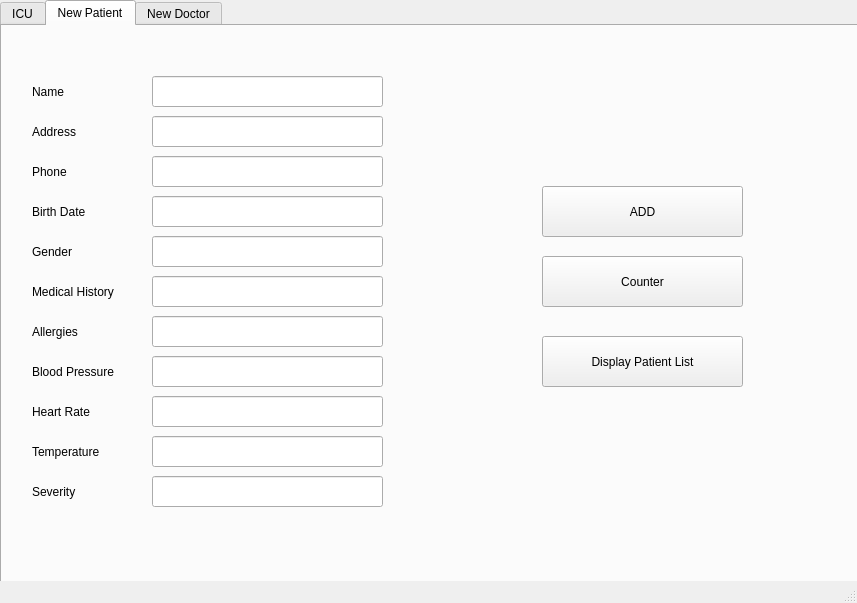
<?xml version="1.0" encoding="UTF-8"?>
<ui version="4.0">
 <class>MainWindow</class>
 <widget class="QMainWindow" name="MainWindow">
  <property name="geometry">
   <rect>
    <x>0</x>
    <y>0</y>
    <width>857</width>
    <height>603</height>
   </rect>
  </property>
  <property name="windowTitle">
   <string>MainWindow</string>
  </property>
  <widget class="QWidget" name="centralwidget">
   <widget class="QTabWidget" name="tabWidget">
    <property name="geometry">
     <rect>
      <x>0</x>
      <y>0</y>
      <width>861</width>
      <height>591</height>
     </rect>
    </property>
    <property name="currentIndex">
     <number>1</number>
    </property>
    <widget class="QWidget" name="tab_3">
     <attribute name="title">
      <string>ICU</string>
     </attribute>
     <widget class="QLabel" name="label_33">
      <property name="geometry">
       <rect>
        <x>30</x>
        <y>120</y>
        <width>131</width>
        <height>31</height>
       </rect>
      </property>
      <property name="text">
       <string>Code</string>
      </property>
     </widget>
     <widget class="QLabel" name="label_34">
      <property name="geometry">
       <rect>
        <x>30</x>
        <y>80</y>
        <width>111</width>
        <height>31</height>
       </rect>
      </property>
      <property name="text">
       <string>Manager</string>
      </property>
     </widget>
     <widget class="QLineEdit" name="Iname_lineEdit">
      <property name="geometry">
       <rect>
        <x>150</x>
        <y>40</y>
        <width>231</width>
        <height>31</height>
       </rect>
      </property>
     </widget>
     <widget class="QLineEdit" name="IManager_lineEdit">
      <property name="geometry">
       <rect>
        <x>150</x>
        <y>80</y>
        <width>231</width>
        <height>31</height>
       </rect>
      </property>
     </widget>
     <widget class="QPushButton" name="Iadd_pushButton">
      <property name="geometry">
       <rect>
        <x>530</x>
        <y>180</y>
        <width>211</width>
        <height>51</height>
       </rect>
      </property>
      <property name="text">
       <string>ADD</string>
      </property>
     </widget>
     <widget class="QLabel" name="label_35">
      <property name="geometry">
       <rect>
        <x>30</x>
        <y>160</y>
        <width>131</width>
        <height>31</height>
       </rect>
      </property>
      <property name="text">
       <string>Capacity</string>
      </property>
     </widget>
     <widget class="QLabel" name="label_36">
      <property name="geometry">
       <rect>
        <x>30</x>
        <y>40</y>
        <width>121</width>
        <height>31</height>
       </rect>
      </property>
      <property name="text">
       <string>Name</string>
      </property>
     </widget>
     <widget class="QLineEdit" name="Icode_lineEdit">
      <property name="geometry">
       <rect>
        <x>150</x>
        <y>120</y>
        <width>231</width>
        <height>31</height>
       </rect>
      </property>
     </widget>
     <widget class="QLineEdit" name="Icapacity_lineEdit">
      <property name="geometry">
       <rect>
        <x>150</x>
        <y>160</y>
        <width>231</width>
        <height>31</height>
       </rect>
      </property>
     </widget>
     <widget class="QPushButton" name="Idisplay_pushButton">
      <property name="geometry">
       <rect>
        <x>530</x>
        <y>270</y>
        <width>211</width>
        <height>61</height>
       </rect>
      </property>
      <property name="text">
       <string>Display ICU List</string>
      </property>
     </widget>
     <widget class="QLineEdit" name="ass_lineEdit">
      <property name="geometry">
       <rect>
        <x>530</x>
        <y>34</y>
        <width>211</width>
        <height>31</height>
       </rect>
      </property>
     </widget>
     <widget class="QPushButton" name="ass_pushButton">
      <property name="geometry">
       <rect>
        <x>530</x>
        <y>70</y>
        <width>211</width>
        <height>51</height>
       </rect>
      </property>
      <property name="text">
       <string>Assign Patient</string>
      </property>
     </widget>
    </widget>
    <widget class="QWidget" name="tab">
     <attribute name="title">
      <string>New Patient</string>
     </attribute>
     <widget class="QLabel" name="label">
      <property name="geometry">
       <rect>
        <x>30</x>
        <y>50</y>
        <width>121</width>
        <height>31</height>
       </rect>
      </property>
      <property name="text">
       <string>Name</string>
      </property>
     </widget>
     <widget class="QLabel" name="label_2">
      <property name="geometry">
       <rect>
        <x>30</x>
        <y>90</y>
        <width>111</width>
        <height>31</height>
       </rect>
      </property>
      <property name="text">
       <string>Address</string>
      </property>
     </widget>
     <widget class="QLabel" name="label_3">
      <property name="geometry">
       <rect>
        <x>30</x>
        <y>130</y>
        <width>131</width>
        <height>31</height>
       </rect>
      </property>
      <property name="text">
       <string>Phone</string>
      </property>
     </widget>
     <widget class="QLabel" name="label_4">
      <property name="geometry">
       <rect>
        <x>30</x>
        <y>170</y>
        <width>131</width>
        <height>31</height>
       </rect>
      </property>
      <property name="text">
       <string>Birth Date</string>
      </property>
     </widget>
     <widget class="QLabel" name="label_5">
      <property name="geometry">
       <rect>
        <x>30</x>
        <y>210</y>
        <width>111</width>
        <height>31</height>
       </rect>
      </property>
      <property name="text">
       <string>Gender</string>
      </property>
     </widget>
     <widget class="QLabel" name="label_6">
      <property name="geometry">
       <rect>
        <x>30</x>
        <y>250</y>
        <width>111</width>
        <height>31</height>
       </rect>
      </property>
      <property name="text">
       <string>Medical History</string>
      </property>
     </widget>
     <widget class="QLabel" name="label_7">
      <property name="geometry">
       <rect>
        <x>30</x>
        <y>290</y>
        <width>131</width>
        <height>31</height>
       </rect>
      </property>
      <property name="text">
       <string>Allergies</string>
      </property>
     </widget>
     <widget class="QLabel" name="label_8">
      <property name="geometry">
       <rect>
        <x>30</x>
        <y>330</y>
        <width>111</width>
        <height>31</height>
       </rect>
      </property>
      <property name="text">
       <string>Blood Pressure</string>
      </property>
     </widget>
     <widget class="QLabel" name="label_9">
      <property name="geometry">
       <rect>
        <x>30</x>
        <y>370</y>
        <width>111</width>
        <height>31</height>
       </rect>
      </property>
      <property name="text">
       <string>Heart Rate</string>
      </property>
     </widget>
     <widget class="QLabel" name="label_10">
      <property name="geometry">
       <rect>
        <x>30</x>
        <y>410</y>
        <width>111</width>
        <height>31</height>
       </rect>
      </property>
      <property name="text">
       <string>Temperature</string>
      </property>
     </widget>
     <widget class="QLabel" name="label_11">
      <property name="geometry">
       <rect>
        <x>30</x>
        <y>450</y>
        <width>121</width>
        <height>31</height>
       </rect>
      </property>
      <property name="text">
       <string>Severity</string>
      </property>
     </widget>
     <widget class="QLineEdit" name="Pmedical_history_lineEdit">
      <property name="geometry">
       <rect>
        <x>150</x>
        <y>250</y>
        <width>231</width>
        <height>31</height>
       </rect>
      </property>
     </widget>
     <widget class="QLineEdit" name="Psex_lineEdit">
      <property name="geometry">
       <rect>
        <x>150</x>
        <y>210</y>
        <width>231</width>
        <height>31</height>
       </rect>
      </property>
     </widget>
     <widget class="QLineEdit" name="Pallergies_lineEdit">
      <property name="geometry">
       <rect>
        <x>150</x>
        <y>290</y>
        <width>231</width>
        <height>31</height>
       </rect>
      </property>
     </widget>
     <widget class="QLineEdit" name="Pbirthday_lineEdit">
      <property name="geometry">
       <rect>
        <x>150</x>
        <y>170</y>
        <width>231</width>
        <height>31</height>
       </rect>
      </property>
     </widget>
     <widget class="QLineEdit" name="Pblood_pressure_lineEdit">
      <property name="geometry">
       <rect>
        <x>150</x>
        <y>330</y>
        <width>231</width>
        <height>31</height>
       </rect>
      </property>
     </widget>
     <widget class="QLineEdit" name="Pheart_rate_lineEdit">
      <property name="geometry">
       <rect>
        <x>150</x>
        <y>370</y>
        <width>231</width>
        <height>31</height>
       </rect>
      </property>
     </widget>
     <widget class="QLineEdit" name="Ptemp_lineEdit">
      <property name="geometry">
       <rect>
        <x>150</x>
        <y>410</y>
        <width>231</width>
        <height>31</height>
       </rect>
      </property>
     </widget>
     <widget class="QLineEdit" name="Pseverity_lineEdit">
      <property name="geometry">
       <rect>
        <x>150</x>
        <y>450</y>
        <width>231</width>
        <height>31</height>
       </rect>
      </property>
     </widget>
     <widget class="QLineEdit" name="Pphone_lineEdit">
      <property name="geometry">
       <rect>
        <x>150</x>
        <y>130</y>
        <width>231</width>
        <height>31</height>
       </rect>
      </property>
     </widget>
     <widget class="QLineEdit" name="Paddress_lineEdit">
      <property name="geometry">
       <rect>
        <x>150</x>
        <y>90</y>
        <width>231</width>
        <height>31</height>
       </rect>
      </property>
     </widget>
     <widget class="QLineEdit" name="Pname_lineEdit">
      <property name="geometry">
       <rect>
        <x>150</x>
        <y>50</y>
        <width>231</width>
        <height>31</height>
       </rect>
      </property>
     </widget>
     <widget class="QPushButton" name="Padd_pushButton">
      <property name="geometry">
       <rect>
        <x>540</x>
        <y>160</y>
        <width>201</width>
        <height>51</height>
       </rect>
      </property>
      <property name="text">
       <string>ADD</string>
      </property>
     </widget>
     <widget class="QPushButton" name="counter_pushButton">
      <property name="geometry">
       <rect>
        <x>540</x>
        <y>230</y>
        <width>201</width>
        <height>51</height>
       </rect>
      </property>
      <property name="text">
       <string>Counter</string>
      </property>
     </widget>
     <widget class="QPushButton" name="display_pushButton">
      <property name="geometry">
       <rect>
        <x>540</x>
        <y>310</y>
        <width>201</width>
        <height>51</height>
       </rect>
      </property>
      <property name="text">
       <string>Display Patient List</string>
      </property>
     </widget>
    </widget>
    <widget class="QWidget" name="tab_2">
     <attribute name="title">
      <string>New Doctor</string>
     </attribute>
     <widget class="QLabel" name="label_12">
      <property name="geometry">
       <rect>
        <x>20</x>
        <y>90</y>
        <width>111</width>
        <height>31</height>
       </rect>
      </property>
      <property name="text">
       <string>Major</string>
      </property>
     </widget>
     <widget class="QLabel" name="label_13">
      <property name="geometry">
       <rect>
        <x>20</x>
        <y>130</y>
        <width>131</width>
        <height>31</height>
       </rect>
      </property>
      <property name="text">
       <string>Degree</string>
      </property>
     </widget>
     <widget class="QLineEdit" name="Dbirthday_lineEdit">
      <property name="geometry">
       <rect>
        <x>140</x>
        <y>170</y>
        <width>231</width>
        <height>31</height>
       </rect>
      </property>
     </widget>
     <widget class="QLabel" name="label_14">
      <property name="geometry">
       <rect>
        <x>20</x>
        <y>50</y>
        <width>121</width>
        <height>31</height>
       </rect>
      </property>
      <property name="text">
       <string>Name</string>
      </property>
     </widget>
     <widget class="QLineEdit" name="DDegree_lineEdit">
      <property name="geometry">
       <rect>
        <x>140</x>
        <y>130</y>
        <width>231</width>
        <height>31</height>
       </rect>
      </property>
     </widget>
     <widget class="QLineEdit" name="Dname_lineEdit">
      <property name="geometry">
       <rect>
        <x>140</x>
        <y>50</y>
        <width>231</width>
        <height>31</height>
       </rect>
      </property>
     </widget>
     <widget class="QLineEdit" name="DMajor_lineEdit">
      <property name="geometry">
       <rect>
        <x>140</x>
        <y>90</y>
        <width>231</width>
        <height>31</height>
       </rect>
      </property>
     </widget>
     <widget class="QLabel" name="label_15">
      <property name="geometry">
       <rect>
        <x>20</x>
        <y>170</y>
        <width>131</width>
        <height>31</height>
       </rect>
      </property>
      <property name="text">
       <string>Birth Date</string>
      </property>
     </widget>
     <widget class="QLineEdit" name="Dsex_lineEdit">
      <property name="geometry">
       <rect>
        <x>140</x>
        <y>210</y>
        <width>231</width>
        <height>31</height>
       </rect>
      </property>
     </widget>
     <widget class="QLabel" name="label_16">
      <property name="geometry">
       <rect>
        <x>20</x>
        <y>210</y>
        <width>111</width>
        <height>31</height>
       </rect>
      </property>
      <property name="text">
       <string>Gender</string>
      </property>
     </widget>
     <widget class="QPushButton" name="Dadd_pushButton">
      <property name="geometry">
       <rect>
        <x>520</x>
        <y>190</y>
        <width>211</width>
        <height>51</height>
       </rect>
      </property>
      <property name="text">
       <string>ADD</string>
      </property>
     </widget>
     <widget class="QPushButton" name="Ddisplay_pushButton">
      <property name="geometry">
       <rect>
        <x>520</x>
        <y>280</y>
        <width>211</width>
        <height>51</height>
       </rect>
      </property>
      <property name="text">
       <string>Display Doctor List</string>
      </property>
     </widget>
    </widget>
   </widget>
  </widget>
  <widget class="QMenuBar" name="menubar">
   <property name="geometry">
    <rect>
     <x>0</x>
     <y>0</y>
     <width>857</width>
     <height>26</height>
    </rect>
   </property>
  </widget>
  <widget class="QStatusBar" name="statusbar"/>
 </widget>
 <tabstops>
  <tabstop>Iname_lineEdit</tabstop>
  <tabstop>IManager_lineEdit</tabstop>
  <tabstop>Icode_lineEdit</tabstop>
  <tabstop>Icapacity_lineEdit</tabstop>
  <tabstop>Iadd_pushButton</tabstop>
  <tabstop>Idisplay_pushButton</tabstop>
  <tabstop>ass_lineEdit</tabstop>
  <tabstop>ass_pushButton</tabstop>
  <tabstop>Pname_lineEdit</tabstop>
  <tabstop>Paddress_lineEdit</tabstop>
  <tabstop>Pphone_lineEdit</tabstop>
  <tabstop>Pbirthday_lineEdit</tabstop>
  <tabstop>Psex_lineEdit</tabstop>
  <tabstop>Pmedical_history_lineEdit</tabstop>
  <tabstop>Pallergies_lineEdit</tabstop>
  <tabstop>Pblood_pressure_lineEdit</tabstop>
  <tabstop>Pheart_rate_lineEdit</tabstop>
  <tabstop>Ptemp_lineEdit</tabstop>
  <tabstop>Pseverity_lineEdit</tabstop>
  <tabstop>Padd_pushButton</tabstop>
  <tabstop>counter_pushButton</tabstop>
  <tabstop>display_pushButton</tabstop>
  <tabstop>Dname_lineEdit</tabstop>
  <tabstop>DMajor_lineEdit</tabstop>
  <tabstop>DDegree_lineEdit</tabstop>
  <tabstop>Dbirthday_lineEdit</tabstop>
  <tabstop>Dsex_lineEdit</tabstop>
  <tabstop>Dadd_pushButton</tabstop>
  <tabstop>Ddisplay_pushButton</tabstop>
  <tabstop>tabWidget</tabstop>
 </tabstops>
 <resources/>
 <connections/>
</ui>
